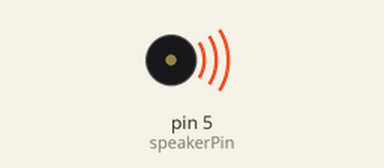
Recording of a sketch running on a simulated Arduino Uno, built with avr-gcc and run on an emulated ATmega328P. On the bench: buzzer (waves = sounding).

Above: at 0.2 s.
At 6.5 s:
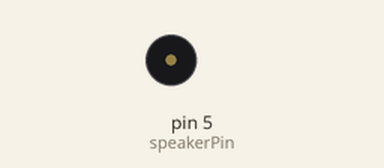
Timing chart, 0 to 9.4 s (numbered marks = the images above):
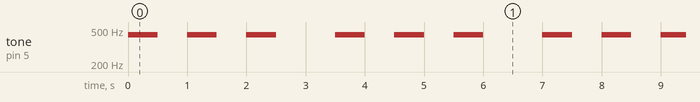

The sketch:

sketch09_01_array_337.ino
```cpp
/* 配列を使って三三七拍子をする */

#define N 3
int tenpo[N] = {3, 3, 7};
const int speakerPin = 5;

void setup() {
}

void loop() {
  int i;

  for (i = 0; i < N; i++) {
    beat(tenpo[i]);
  }
}

void beat(int n) {
  int i;

  for (i = 1; i <= n; i++) {
    tone(speakerPin, 440, 500);
    delay(1000);
  }
  delay(500);
}
```

Measured:
- by itself, tone on pin 5 (speakerPin): plays 440 Hz for 0.50 s, 440 Hz for 0.50 s, 440 Hz for 0.50 s, 440 Hz for 0.50 s, 440 Hz for 0.50 s, 440 Hz for 0.50 s … (117 notes in this stretch)
